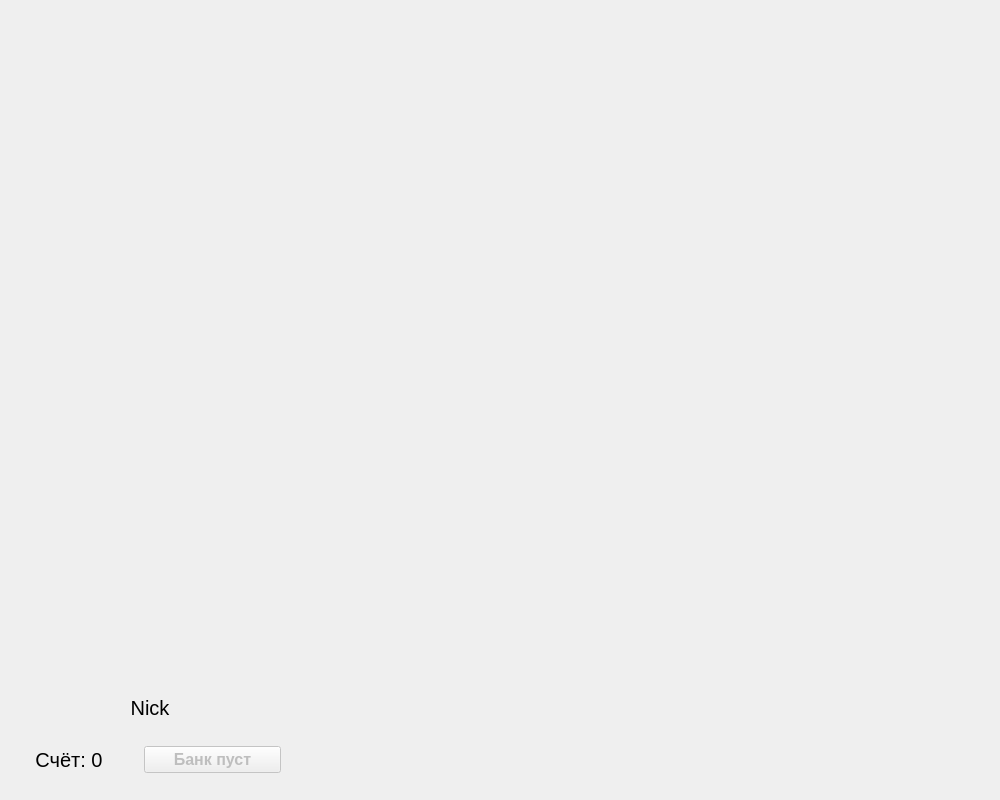
<?xml version="1.0" encoding="UTF-8"?>
<ui version="4.0">
 <class>Domino</class>
 <widget class="QMainWindow" name="Domino">
  <property name="geometry">
   <rect>
    <x>0</x>
    <y>0</y>
    <width>1000</width>
    <height>800</height>
   </rect>
  </property>
  <property name="sizePolicy">
   <sizepolicy hsizetype="Preferred" vsizetype="Preferred">
    <horstretch>0</horstretch>
    <verstretch>0</verstretch>
   </sizepolicy>
  </property>
  <property name="minimumSize">
   <size>
    <width>1000</width>
    <height>800</height>
   </size>
  </property>
  <property name="maximumSize">
   <size>
    <width>1350</width>
    <height>800</height>
   </size>
  </property>
  <property name="windowTitle">
   <string>Domino</string>
  </property>
  <property name="autoFillBackground">
   <bool>false</bool>
  </property>
  <widget class="QWidget" name="centralwidget">
   <widget class="QLabel" name="NickName">
    <property name="geometry">
     <rect>
      <x>0</x>
      <y>690</y>
      <width>300</width>
      <height>35</height>
     </rect>
    </property>
    <property name="font">
     <font>
      <pointsize>15</pointsize>
     </font>
    </property>
    <property name="text">
     <string>Nick</string>
    </property>
    <property name="textFormat">
     <enum>Qt::AutoText</enum>
    </property>
    <property name="scaledContents">
     <bool>false</bool>
    </property>
    <property name="alignment">
     <set>Qt::AlignCenter</set>
    </property>
   </widget>
   <widget class="QWidget" name="horizontalLayoutWidget">
    <property name="geometry">
     <rect>
      <x>20</x>
      <y>0</y>
      <width>961</width>
      <height>41</height>
     </rect>
    </property>
    <layout class="QHBoxLayout" name="bot_board">
     <property name="spacing">
      <number>7</number>
     </property>
    </layout>
   </widget>
   <widget class="QLabel" name="table">
    <property name="geometry">
     <rect>
      <x>0</x>
      <y>45</y>
      <width>1000</width>
      <height>645</height>
     </rect>
    </property>
    <property name="text">
     <string/>
    </property>
    <property name="pixmap">
     <pixmap resource="resources.qrc">:/resources/pictures/table.jpg</pixmap>
    </property>
   </widget>
   <widget class="QWidget" name="">
    <property name="geometry">
     <rect>
      <x>0</x>
      <y>734</y>
      <width>301</width>
      <height>51</height>
     </rect>
    </property>
    <layout class="QHBoxLayout" name="horizontalLayout">
     <item>
      <widget class="QLabel" name="Score">
       <property name="font">
        <font>
         <pointsize>15</pointsize>
        </font>
       </property>
       <property name="text">
        <string>Счёт: 0</string>
       </property>
       <property name="textFormat">
        <enum>Qt::AutoText</enum>
       </property>
       <property name="scaledContents">
        <bool>false</bool>
       </property>
       <property name="alignment">
        <set>Qt::AlignCenter</set>
       </property>
      </widget>
     </item>
     <item>
      <widget class="QPushButton" name="BankButton">
       <property name="enabled">
        <bool>false</bool>
       </property>
       <property name="font">
        <font>
         <pointsize>12</pointsize>
         <weight>75</weight>
         <italic>false</italic>
         <bold>true</bold>
         <underline>false</underline>
         <kerning>true</kerning>
        </font>
       </property>
       <property name="autoFillBackground">
        <bool>false</bool>
       </property>
       <property name="text">
        <string>Банк пуст</string>
       </property>
      </widget>
     </item>
     <item>
      <spacer name="horizontalSpacer">
       <property name="orientation">
        <enum>Qt::Horizontal</enum>
       </property>
       <property name="sizeType">
        <enum>QSizePolicy::Fixed</enum>
       </property>
       <property name="sizeHint" stdset="0">
        <size>
         <width>20</width>
         <height>20</height>
        </size>
       </property>
      </spacer>
     </item>
    </layout>
   </widget>
  </widget>
  <widget class="QMenuBar" name="menubar">
   <property name="geometry">
    <rect>
     <x>0</x>
     <y>0</y>
     <width>1000</width>
     <height>26</height>
    </rect>
   </property>
  </widget>
 </widget>
 <resources>
  <include location="resources.qrc"/>
 </resources>
 <connections/>
</ui>
